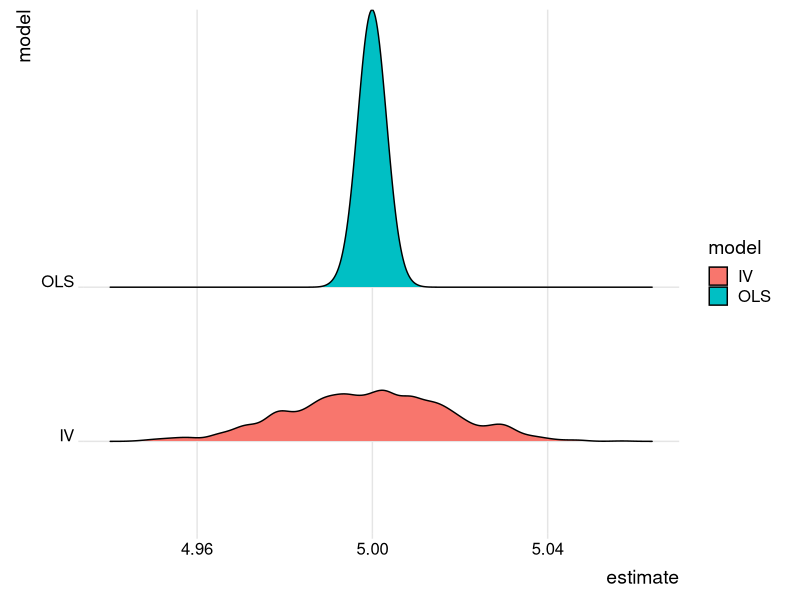
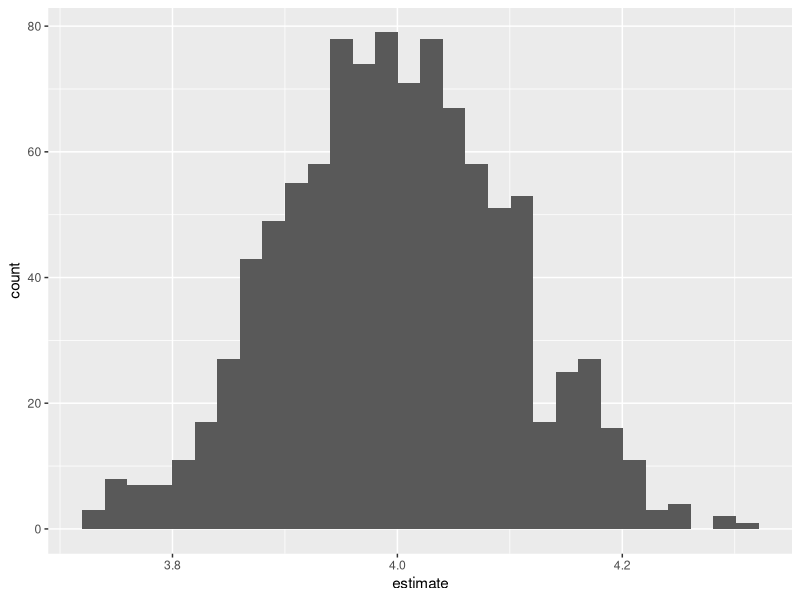

The R script that drew these images, in order: (Note: this script raises an error after producing the figures.)
## ---- chunk 1
knitr::opts_chunk$set(echo = TRUE)
## ---- chunk 2
N <- 10000
z <- rnorm(N)
confounder <-  rnorm(N) 
x <- 2 + 4*z + 10*confounder + rnorm(N) 
y <-  10 + 5*x + 7*confounder + rnorm(N)


lm(y ~ x)
## ---- chunk 3
lm(y ~ x + confounder)
## ---- chunk 4
library(AER)
ivreg(y ~ x | z)
## ---- chunk 5
library(modelr)
library(tidyr)
library(tibble)
library(broom)
library(dplyr)
library(purrr)
create_fake_data <- function(dummy_arg, N = 10000){
  N <- 10000
  z <- rnorm(N)
  confounder <-  rnorm(N) 
  x <- 2 + 4*z + 10*confounder + rnorm(N) 
  y <-  10 + 5*x + 7*confounder + rnorm(N)
  df <- tibble("y" = y,
               "x" = x,
               "confounder" = confounder,
               "z" = z)
  return(df)
}

find_estimates <- function(dataset){
  coefs_long <- tidy(lm(y ~ x + confounder, data = dataset)) %>% 
    mutate(model = "OLS")
  coefs_IV <- tidy(ivreg(y ~ x | z, data = dataset)) %>% 
    mutate(model = "IV")
  coefs_first_stage <- tidy(lm(x ~ z, data = dataset)) %>% 
    mutate(model = "First Stage")
  return(bind_rows(coefs_long, coefs_IV, coefs_first_stage))
}

data_draws <- 1:1000 %>% 
  imap_dfr(~create_fake_data(N = 100000) %>% 
  find_estimates() %>% 
    mutate(draw = .y))



## ---- chunk 6
library(ggplot2)
library(ggridges)
data_draws %>% 
  filter(term == "x") %>% 
  ggplot(aes(x = estimate, y = model, fill = model)) +
  geom_density_ridges() +
  theme_ridges()
## ---- chunk 7
data_draws %>% 
  filter(term == "z") %>% 
  ggplot(aes(x = estimate)) +
  geom_histogram()
## ---- chunk 8
df <- create_fake_data()

ivreg(y ~ x | z, data = df)
## ---- chunk 9
boots <- bootstrap(df, 1000)
fit_iv_on_bs <- function(split){
  model <- ivreg(y ~ x | z, data = split)
  return(model)
}

boot_models <- boots %>% 
  mutate(model = map(strap, fit_iv_on_bs),
         coef_info = map(model, tidy))
boot_coefs <- boot_models %>% 
  unnest(coef_info)
## ---- chunk 10
library(ggridges)
boot_coefs %>% 
  ggplot(aes(x = estimate, y = term, fill = term)) +
  geom_density_ridges() +
  theme_ridges() 
## ---- chunk 11

fit_first_stage_on_bs <- function(splits){
  model <- lm(x ~ z, data = splits)
  return(model)
}

boot_models <- boots %>% 
  mutate(model = map(strap, fit_first_stage_on_bs),
         coef_info = map(model, tidy))
boot_coefs <- boot_models %>% 
  unnest(coef_info)

boot_coefs %>% 
  filter(term == "z") %>% 
  ggplot(aes(x = estimate)) +
  geom_histogram()
## ---- chunk 12
create_fake_data_LATE <- function(dummy_arg, N = 10000, group_prop = 0.5, pi_a = 4, pi_b = 4){
  z <- rnorm(N)
  confounder <-  rnorm(N) 
  indicator <- rbernoulli(N, p = group_prop)
  x <- 2 + indicator*pi_a*z + (1 - indicator)*pi_b*z + 10*confounder + rnorm(N, sd = 20) 
  y <-  10 + 5*x + 7*confounder + rnorm(N)
  df <- tibble("y" = y,
               "x" = x,
               "confounder" = confounder,
               "z" = z)
  return(df)
}

LATE_DF_mono <- create_fake_data_LATE(group_prop = 0.5, pi_a = 0.1, pi_b = 0.5)
boot_mono <- bootstrap(LATE_DF_mono, 1000)

boot_models <- boot_mono %>% 
  mutate(model = map(strap, fit_first_stage_on_bs),
         coef_info = map(model, tidy))
boot_coefs <- boot_models %>% 
  unnest(coef_info)

boot_coefs %>% 
  filter(term == "z") %>% 
  ggplot(aes(x = estimate)) +
  geom_histogram() +
  geom_vline(xintercept = 0)
